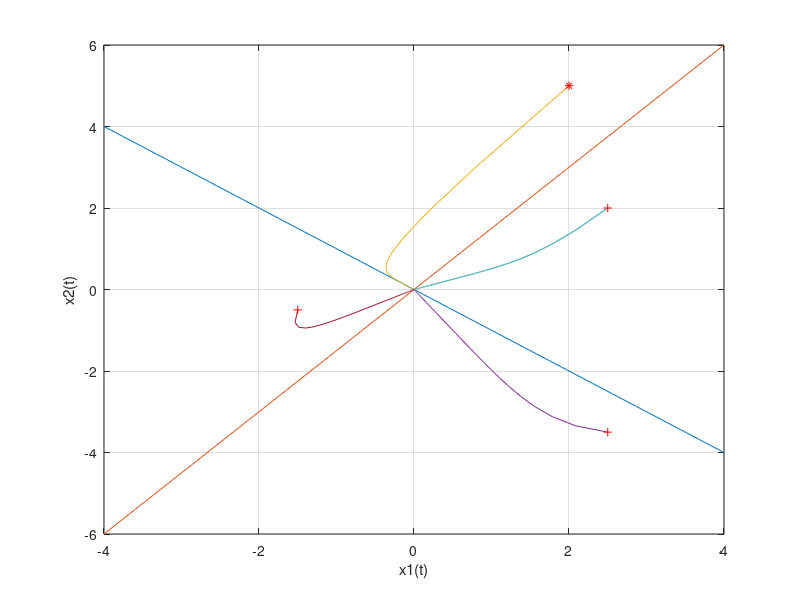

This figure's MATLAB source: (Note: this script raises an error after producing the figure.)
clear all, close all, clc

t = linspace(0,10);

x1=linspace(-4,4);
y1=-x1;
x2=linspace(-4,4);
y2=1.5*x2;

x1t = -4/5*exp(-t)+14/5*exp(-6*t);
y1t = 4/5*exp(-t)+21/5*exp(-6*t);
x2t = 2*exp(-t)+1/2*exp(-6*t);
y2t = -4*exp(-t)+1/2*exp(-6*t);
x3t = 2*exp(-t)+1/2*exp(-6*t);
y3t = 1*exp(-t)+2/2*exp(-6*t);
x4t = -2*exp(-t)+1/2*exp(-6*t);
y4t = -3/2*exp(-t)+2/2*exp(-6*t);

plot(x1,y1,x2,y2,x1t,y1t,x2t,y2t,x3t,y3t,x3t,y3t,x4t,y4t)
hold on;
plot(x1t(1),y1t(1),'r*');
plot(x2t(1),y2t(1),'r+');
plot(x3t(1),y3t(1),'r+');
plot(x4t(1),y4t(1),'r+');
xlabel('x1(t)');
ylabel('x2(t)');
grid on;
ax = gca;
ax.XAxisLocation = 'origin';
ax.YAxisLocation = 'origin';